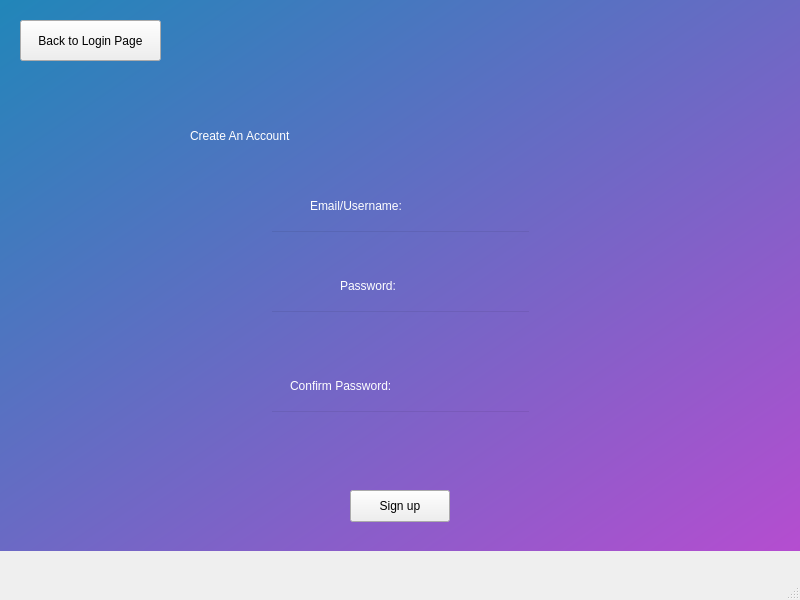
<?xml version="1.0" encoding="UTF-8"?>
<ui version="4.0">
 <class>MainWindow</class>
 <widget class="QMainWindow" name="MainWindow">
  <property name="geometry">
   <rect>
    <x>0</x>
    <y>0</y>
    <width>800</width>
    <height>600</height>
   </rect>
  </property>
  <property name="windowTitle">
   <string>MainWindow</string>
  </property>
  <widget class="QWidget" name="centralwidget">
   <widget class="QWidget" name="backgroundWid" native="true">
    <property name="geometry">
     <rect>
      <x>0</x>
      <y>0</y>
      <width>801</width>
      <height>551</height>
     </rect>
    </property>
    <property name="styleSheet">
     <string notr="true">QWidget#backgroundWid{
background-color: qlineargradient(spread:reflect, x1:0, y1:0, x2:1, y2:1, stop:0 rgba(33, 134, 185, 255), stop:1 rgba(181, 77, 208, 255));}
</string>
    </property>
    <widget class="QLabel" name="label">
     <property name="geometry">
      <rect>
       <x>190</x>
       <y>100</y>
       <width>411</width>
       <height>71</height>
      </rect>
     </property>
     <property name="styleSheet">
      <string notr="true">font: 48pt &quot;Avenir Next&quot;;color: rgb(255, 255, 255)</string>
     </property>
     <property name="text">
      <string>Create An Account</string>
     </property>
    </widget>
    <widget class="QLabel" name="label_2">
     <property name="geometry">
      <rect>
       <x>310</x>
       <y>190</y>
       <width>191</width>
       <height>31</height>
      </rect>
     </property>
     <property name="styleSheet">
      <string notr="true">
color: rgb(255, 255, 255);
font: 24pt &quot;Didot&quot;;</string>
     </property>
     <property name="text">
      <string>Email/Username:</string>
     </property>
    </widget>
    <widget class="QLabel" name="label_3">
     <property name="geometry">
      <rect>
       <x>290</x>
       <y>370</y>
       <width>211</width>
       <height>31</height>
      </rect>
     </property>
     <property name="styleSheet">
      <string notr="true">
color: rgb(255, 255, 255);
font: 24pt &quot;Didot&quot;;</string>
     </property>
     <property name="text">
      <string>Confirm Password:</string>
     </property>
    </widget>
    <widget class="QLineEdit" name="newUserEmail">
     <property name="geometry">
      <rect>
       <x>270</x>
       <y>230</y>
       <width>261</width>
       <height>31</height>
      </rect>
     </property>
     <property name="styleSheet">
      <string notr="true">background-color:rgba(0,0,0,0)</string>
     </property>
    </widget>
    <widget class="QPushButton" name="SignUpButton">
     <property name="geometry">
      <rect>
       <x>350</x>
       <y>490</y>
       <width>100</width>
       <height>32</height>
      </rect>
     </property>
     <property name="text">
      <string>Sign up</string>
     </property>
    </widget>
    <widget class="QLineEdit" name="pass2">
     <property name="geometry">
      <rect>
       <x>270</x>
       <y>410</y>
       <width>261</width>
       <height>31</height>
      </rect>
     </property>
     <property name="styleSheet">
      <string notr="true">background-color:rgba(0,0,0,0)</string>
     </property>
    </widget>
    <widget class="QLabel" name="label_4">
     <property name="geometry">
      <rect>
       <x>340</x>
       <y>270</y>
       <width>111</width>
       <height>31</height>
      </rect>
     </property>
     <property name="styleSheet">
      <string notr="true">
color: rgb(255, 255, 255);
font: 24pt &quot;Didot&quot;;</string>
     </property>
     <property name="text">
      <string>Password:</string>
     </property>
    </widget>
    <widget class="QLineEdit" name="newUserPass">
     <property name="geometry">
      <rect>
       <x>270</x>
       <y>310</y>
       <width>261</width>
       <height>31</height>
      </rect>
     </property>
     <property name="styleSheet">
      <string notr="true">background-color:rgba(0,0,0,0)</string>
     </property>
    </widget>
    <widget class="QPushButton" name="backButton">
     <property name="geometry">
      <rect>
       <x>20</x>
       <y>20</y>
       <width>141</width>
       <height>41</height>
      </rect>
     </property>
     <property name="text">
      <string>Back to Login Page</string>
     </property>
    </widget>
    <widget class="QLabel" name="error">
     <property name="geometry">
      <rect>
       <x>270</x>
       <y>460</y>
       <width>251</width>
       <height>16</height>
      </rect>
     </property>
     <property name="styleSheet">
      <string notr="true">color:rgb(232, 63, 38);</string>
     </property>
     <property name="text">
      <string/>
     </property>
    </widget>
   </widget>
  </widget>
  <widget class="QMenuBar" name="menubar">
   <property name="geometry">
    <rect>
     <x>0</x>
     <y>0</y>
     <width>800</width>
     <height>22</height>
    </rect>
   </property>
  </widget>
  <widget class="QStatusBar" name="statusbar"/>
 </widget>
 <resources/>
 <connections/>
</ui>
